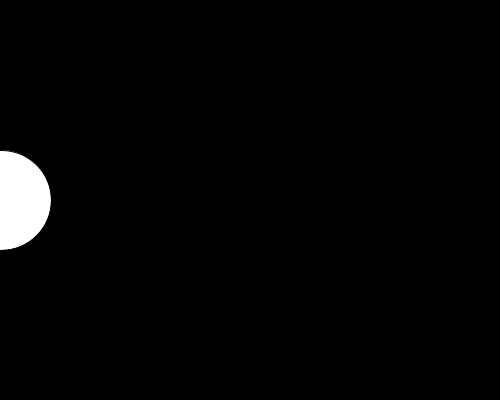
Frame 1 (no input)
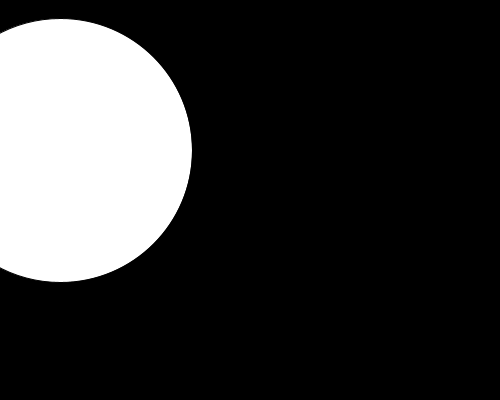
Frame 60 (the mouse pressed at the canvas centre just before this capture)
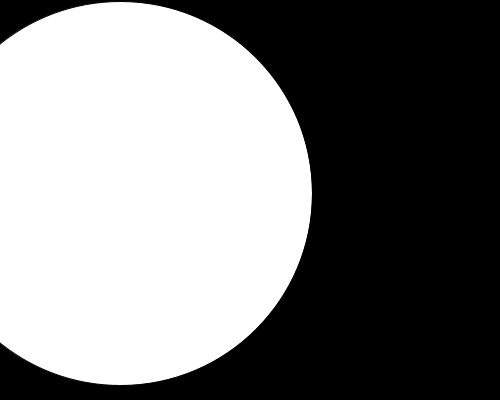
Frame 120 (the mouse held since frame 60 and released just before this capture)

The Processing sketch that drew these frames (run headless with seeded random() and noise(); from frame 60 on, the mouse is pressed at the canvas centre):

// Processing sketch: sin_Wave
// ── sin_Wave.pde
float circleX = 1;
float circleY = 1;
float xDirection =1;
float time = PI;
float diameterX = 25;
float growthRate = 1;
void setup()
{
  size(500, 400);
  background(0);
}

void draw()
{
  //fill(mouseX, mouseY, mouseX);
  background(0);
  ellipse(circleX , 50*sin(time)+ height/2, 50+2*diameterX, 50+2*diameterX);
  time = time + QUARTER_PI /6;
  circleX = circleX+xDirection;//*circleX + 2*(circleX*circleX*circleX);
  //circleY = circleY;
  diameterX = diameterX + growthRate;
  if(circleX == width || circleX == 0)
  {
    fill(random(0,100),10,random(0,255));
    xDirection = xDirection *(-1);
  }
  if(diameterX <= width/10) 
  { 
    diameterX = width/10;
    growthRate = growthRate *(-1);
  }
  if(diameterX >= width *3/4)
  {
  diameterX = width *3/4;
  growthRate = growthRate *(-1);
  }
}
